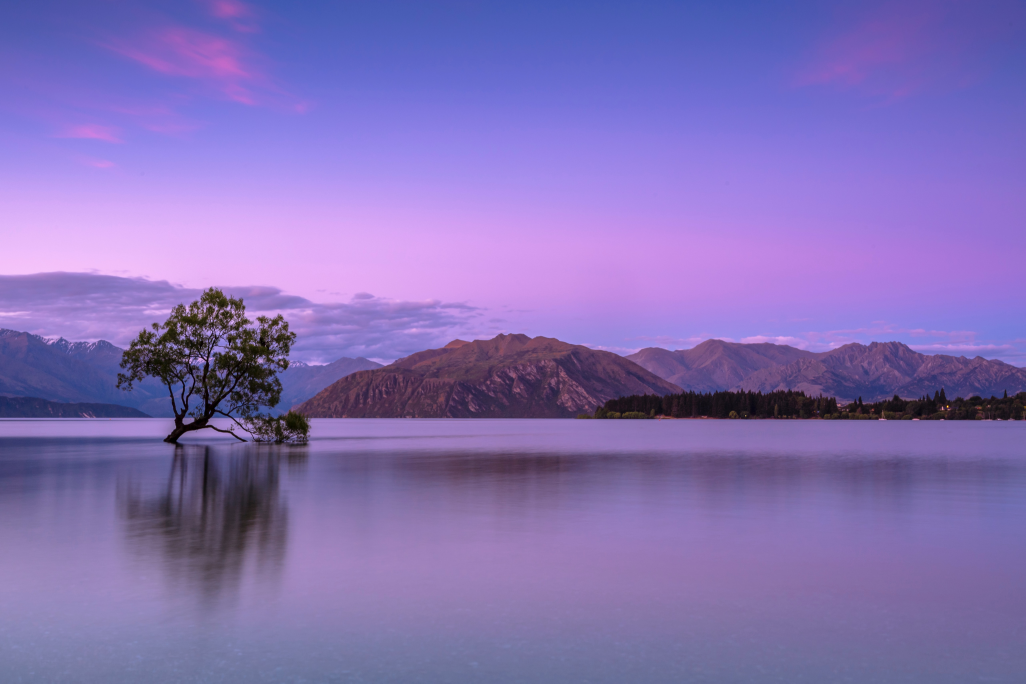
#> input picture backgrounds/images/Backround-8.jpg, 5128 x 3419 px, found by its file name (shown at 1/5 size); its folder holds only this picture in this run
$ python convert.py
#> lines starting #> are read from the running program, lines starting #| are printed output that depends on the picture
#> in process_images, img is the input picture: PIL image 5128x3419 RGB; mean R, G, B 131.3, 112.5, 181.6
from PIL import Image
import os
from pathlib import Path
from tqdm import tqdm

# Create output directories if they don't exist
Path("thumbs").mkdir(exist_ok=True)
Path("optimised").mkdir(exist_ok=True)

def create_thumbnail(image, size=(340, 170)):
    # Calculate dimensions to maintain aspect ratio
#> called with size = (340, 170)
    width, height = image.size
#> width = 5128; height = 3419
    aspect_ratio = width / height
#> aspect_ratio = 1.5
    target_ratio = size[0] / size[1]

    if aspect_ratio > target_ratio:
        # Image is wider than target ratio
        new_width = int(height * target_ratio)
        left = (width - new_width) // 2
        image = image.crop((left, 0, left + new_width, height))
    else:
        # Image is taller than target ratio
        new_height = int(width / target_ratio)
#> new_height = 2564
        top = (height - new_height) // 2
#> top = 427
        image = image.crop((0, top, width, top + new_height))
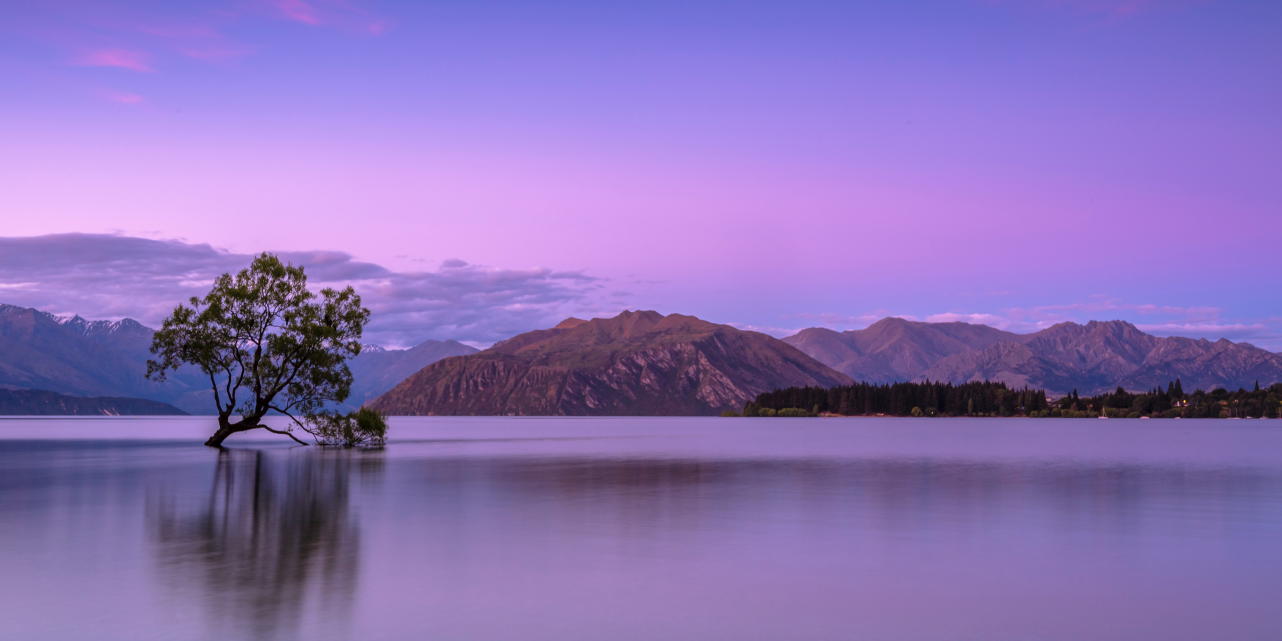
#> image: PIL image 5128x2564 RGB (shown at 1/4 size); mean R, G, B 138.7, 114.3, 183.3

    return image.resize(size, Image.Resampling.LANCZOS)
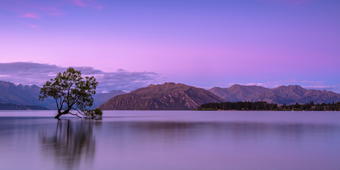
#> returned value: PIL image 340x170 RGB; mean R, G, B 138.7, 114.3, 183.3

def process_images():
    # Supported image formats
    image_extensions = ('.jpg', '.jpeg', '.png', '.gif', '.bmp')

    # Get all image files
    image_files = [f for f in os.listdir('images')
                   if f.lower().endswith(image_extensions)]

    # Add progress bar
    for index, filename in enumerate(tqdm(image_files, desc="Processing images"), 1):
        # Open image
        with Image.open(os.path.join('images', filename)) as img:
            # Convert to RGB if necessary
            if img.mode in ('RGBA', 'P'):
                img = img.convert('RGB')

            # Save optimized version
            img.save(
                f'optimised/image-{index}.webp',
                'WEBP',
                quality=85,
                method=6  # Highest compression method
            )

            # Create and save thumbnail
            thumb = create_thumbnail(img)
            thumb.save(
                f'thumbs/image-{index}.webp',
                'WEBP',
                quality=85,
                method=6
            )

if __name__ == "__main__":
    process_images()

$ run again, on backgrounds/images/backround-8-thumb.jpg
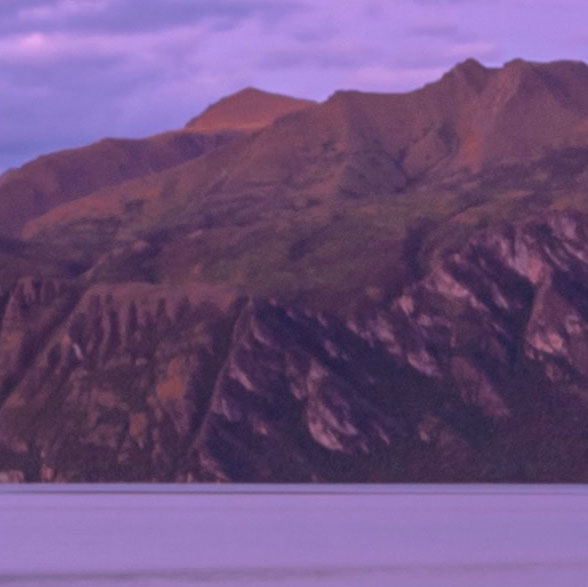
#> input picture backgrounds/images/backround-8-thumb.jpg, 588 x 587 px, found by its file name
#> in process_images, img is the input picture: PIL image 588x587 RGB; mean R, G, B 111.1, 81.9, 127.3
#> in create_thumbnail, `image = image.crop((0, top, width, top + new_height))`:
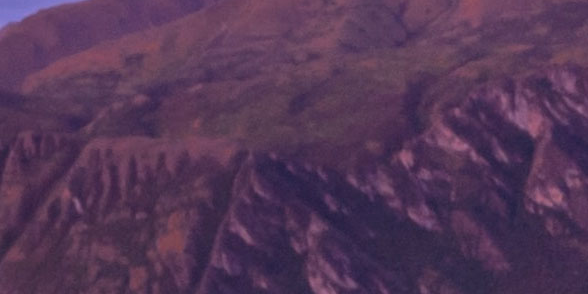
#> image: PIL image 588x294 RGB; mean R, G, B 84.4, 55.7, 86.7
